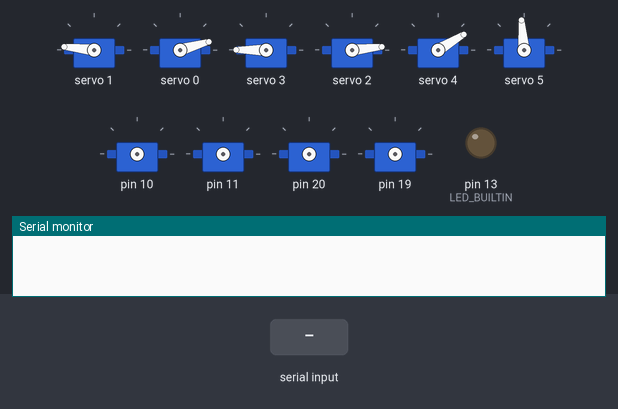
Bench run of a sketch on a simulated Arduino Uno, built with avr-gcc and run on an emulated ATmega328P. Parts: 10 × servo, output pins drawn as LEDs (lit = HIGH), the last lines printed to the serial monitor. Dashed ring = blinking. The test bench sets the inputs (shaded band).

Above: at 2.7 s.
2.8 s: "GR" received over Serial
At 4.3 s:
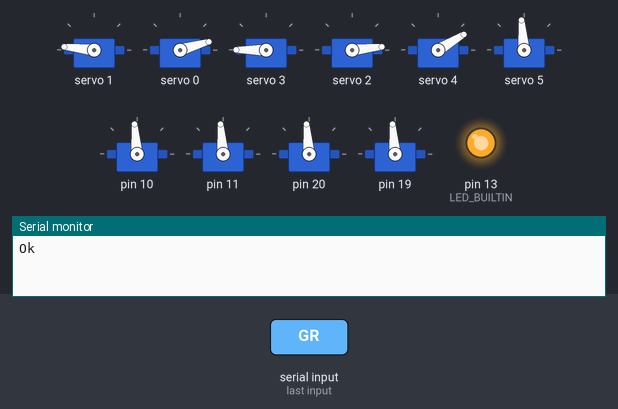
5.8 s: "SC,,45\n" received over Serial
At 6.8 s:
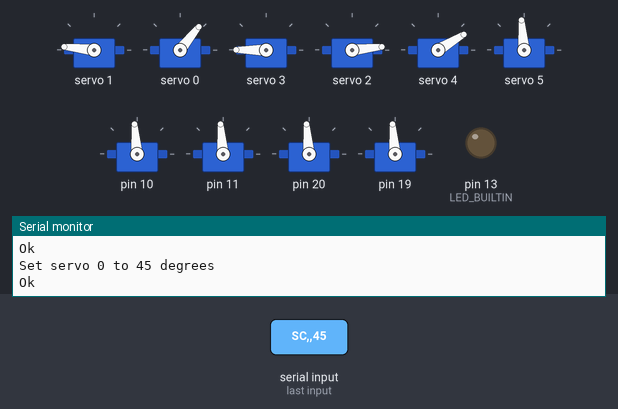
8.8 s: "PA" received over Serial
At 10.8 s:
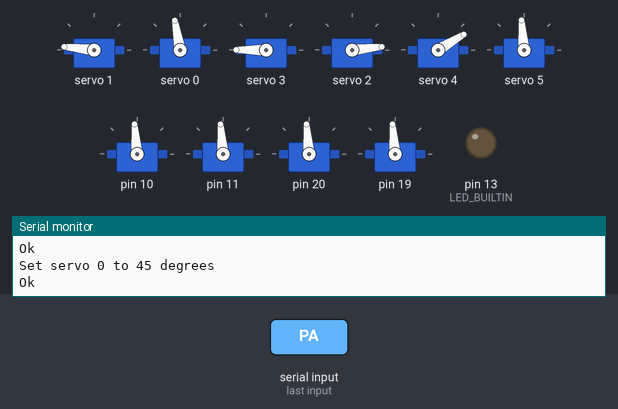
11.8 s: "PD" received over Serial
At 13.2 s:
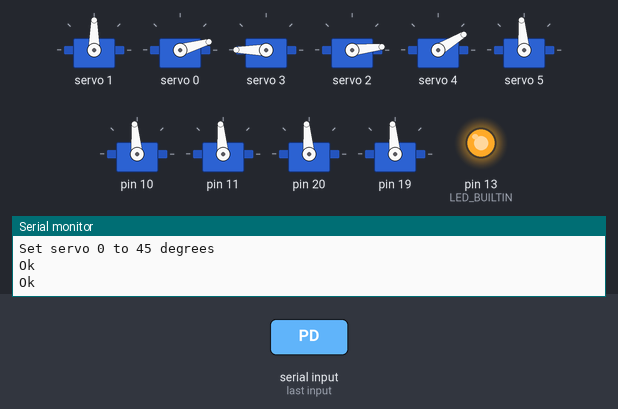
14.8 s: "CE" received over Serial
At 16.0 s:
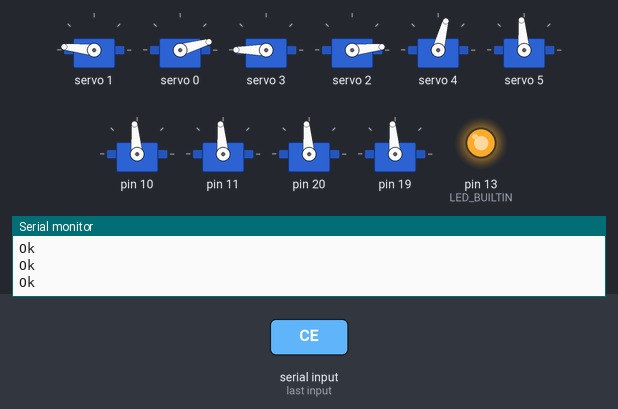
17.8 s: "DA" received over Serial
At 20.2 s:
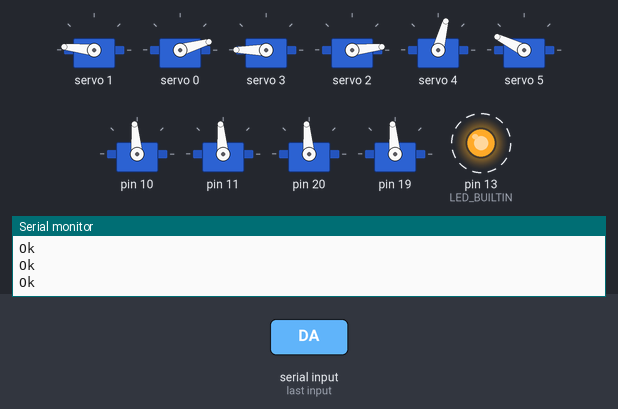
Timing chart, 0 to 21.8 s (numbered marks = the images above; inputs shaded):
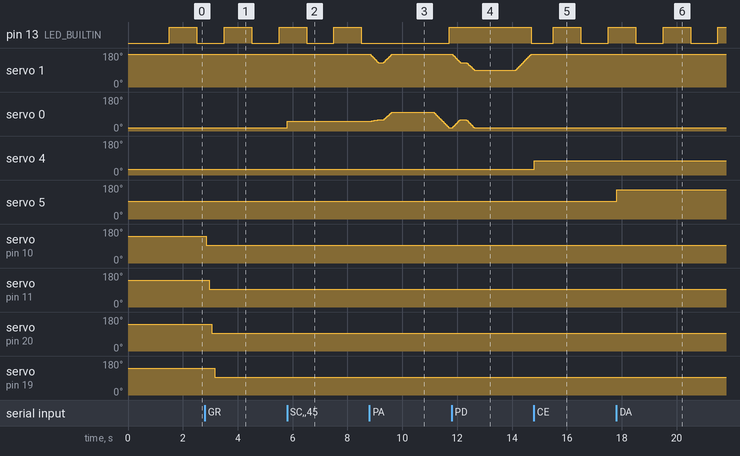

The sketch:

Pico_Code.ino
```cpp
#include <Servo.h>
#include "myServo.h"
#include "Motor.h"
#include <Adafruit_PWMServoDriver.h>
#include "ArmGrip.h"

// --------------------------- Motor Vars ---------------------------

const int enc1A = 2;
const int enc1B = 3;
const int enc2A = 12;
const int enc2B = 13;
const int enc3A = 21;
const int enc3B = 22;
const int enc4A = 14;
const int enc4B = 15;

Motor motors[4] = {
    Motor(10, enc1A, enc1B),
    Motor(11, enc2A, enc2B),
    Motor(20, enc3A, enc3B),
    Motor(19, enc4A, enc4B)
};

int value;
int startMotorSpeed = 1520; // Default speed for just launched code
int values[4] = {startMotorSpeed,startMotorSpeed,startMotorSpeed,startMotorSpeed};


// --------------------------- Arm Vars ---------------------------

const int leftHandServo = 0; // Channel 0 for the left hand servo
const int rightHandServo = 1; // Channel 1 for the right hand servo
const int leftArmServo = 2; // Channel 2 for the left arm servo
const int rightArmServo = 3; // Channel 3 for the right arm servo

// Create the PCA9685 object
Adafruit_PWMServoDriver pwm = Adafruit_PWMServoDriver();

// Create the ArmGrip object with specified channels for servos
ArmGrip Grip(pwm, rightHandServo, leftHandServo, rightArmServo, leftArmServo);


// ----------------------- Other Servo Vars -----------------------
const int camServoChannel = 4; // Channel 4 for the Camera Tilt Servo
const int ballStorageServoChannel = 5; // Channel 5 for the Ball Storage Servo

myServo camServo(camServoChannel, pwm, true, false);
myServo ballStorageServo(ballStorageServoChannel, pwm, false, true);


// --------------------------- LED Vars ---------------------------
unsigned long ledT0;  // control sampling rate (period ini)
unsigned long ledT1;  // control sampling rate (period end)
long ledTimeInterval = 1000;  // 1s blinks

bool ledState = true;


// --------------------------- Time Vars ---------------------------
unsigned long t0;  // control sampling rate (period ini)
unsigned long t1;  // control sampling rate (period end)
long timeInterval = 10;  // 10ms per loop = 100Hz


// ----------------------------------------------------------------
// -----------------  <<<<<<<<  Setup  >>>>>>>>  ------------------
// --------------------------- ----- ------------------------------

void setup() {
  // put your setup code here, to run once:
  Serial.begin(115200);

  /*// Get Motors Ready
  for (int i = 0; i < 4; i++) {
    motors[i].getReady();
  }*/

  // Get The Servos Ready - Correct Position
  Grip.begin();
  Grip.defaultPosition(); // Get the Grip to its default/storage Position
  camServo.lineFollowing(); // Get the Camera to point down for line following
  ballStorageServo.close(); // Close Ball Storage

  // Let the Servos Stay Free - Avoid Shaking
  delay(1000);
  Grip.freeAllServos();
  camServo.freeServo();
  ballStorageServo.freeServo();

  // LED
  pinMode(LED_BUILTIN, OUTPUT);
  digitalWrite(LED_BUILTIN, HIGH);

  ledT0 = millis();
  t0 = millis();
}


// ---------------------------------------------------------------
// -----------------  <<<<<<<<  Loop  >>>>>>>>  ------------------
// --------------------------- ----- -----------------------------

String message = "";
void loop() {
  t1 = t0 + timeInterval;


  // Read Serial Port
  message = readSerial();

  // Act According Message:
  if (message.startsWith("M(") && message.endsWith(")")) { ControlMotor(message); }  // Motor Command | M(x,x)

  else if (message == "GR") {   // Arm motors again | Get Ready
    for (int i = 0; i < 4; i++) {
      motors[i].getReady();
    }
    Serial.print("Ok\n");
  }

  else if (message == "PA") { Grip.pickAlive(); Serial.print("Ok\n"); }  // Pick Alive Victim Sequence Command | Pick Alive
  else if (message == "PD") { Grip.pickDead(); Serial.print("Ok\n"); }  // Pick Dead Victim Sequence Command | Pick Dead

  else if (message == "CL") { camServo.lineFollowing(); Serial.print("Ok\n"); }  // Point Camera Down for Line Following Command | Camera Line
  else if (message == "CE") { camServo.EvacuationZone(); Serial.print("Ok\n"); }  // Point Camera Forward for Evactuation Zone Victim Rescue Command | Camera Evacuation

  else if (message == "DA") { ballStorageServo.dropAlive(); Serial.print("Ok\n"); }  // Drop Alive Victims Command | Drop Alive
  else if (message == "DD") { ballStorageServo.dropDead(); Serial.print("Ok\n"); }  // Drop Dead Victims Command | Drop Dead
  else if (message == "BC") { ballStorageServo.close(); Serial.print("Ok\n"); } // Close Ball Storage Command | Ball Close

  else if (message == "LD") { collectToFData(); Serial.print("Ok\n"); }  // Collect ToF Data from All Sensors | Laser Data
  else if (message == "LX") { collectToFDataX(); Serial.print("Ok\n"); }  // Collect ToF Data from X Sensor | Laser X - LX,X

  else if (message == "HO") { Grip.openHand(); Serial.print("Ok\n"); }  // Open Hand Command | Hand Open
  else if (message == "HC") { Grip.closeHand(); Serial.print("Ok\n"); }  // Close Hand Command | Hand Close
  else if (message == "HA") { Grip.moveAlive(); Serial.print("Ok\n"); }  // Move Hand to Alive Position Command | Hand Alive
  else if (message == "HD") { Grip.moveDead(); Serial.print("Ok\n"); }  // Move Hand to Dead Position Command | Hand Dead

  else if (message == "AD") { Grip.moveDown(); Serial.print("Ok\n"); }  // Move Arm Down Command (Catch Position) | Arm Down
  else if (message == "AU") { Grip.moveUp(); Serial.print("Ok\n"); }  // Move Arm Up Command (Storage Position) | Arm Up

  else if (message.startsWith("SC,")) { servoControlMessage(message); Serial.print("Ok\n"); } // Control Single Servo Command | servoControl

  else if (message.startsWith("SF,")) { servoFreeControl(message); Serial.print("Ok\n"); } //Free a servo | Servo Free

  else if (message == "Alive") { Serial.println("Yes Alive"); }  // Check if Pico is still alive  | Alive


  // LED Blink
  ledBlinkController(); //Blinks LED every Time Interval (ledTimeInterval = 1s)

  while (millis() <= t1) {
    delay(1);
  }
  t0 = t1;
}


// --------------------------------------------------------------
// --------------  <<<<<<<<  Functions  >>>>>>>>  ---------------
// --------------------------- ----- ----------------------------


// --------------------------------------------------------------
// Function to read the serial port
String readSerial() {
  int c;
  String str = "";

  if (Serial.available() <= 0) {
    return str;
  }

  while (1) {
    c = Serial.read();
    if (c == 0 || c == 0x0A || c == 0x0D) break;
    str = str + String(char(c));
    if (Serial.available() <= 0) {
      delay(1);
      if (Serial.available() <= 0) break;
    }
  }

  return str;
}


// --------------------------------------------------------------
// Function to control Motors | Command: ControlMotor | M(X,X)
void ControlMotor(String input) {
  // Interpret Motor Controls | Update values list with motor speeds

  input = input.substring(2, input.length() - 1);

  int commaIndex = input.indexOf(',');
  if (commaIndex != -1) {
    // Get values a and b from the string
    int a = input.substring(0, commaIndex).toInt();
    int b = input.substring(commaIndex + 1).toInt();

    // Update the list with [a, a, b, b]
    values[0] = a;
    values[1] = a;
    values[2] = b;
    values[3] = b;

  }

  // Send Motor Control
  /*Serial.print("Motors Values: ");
  for (int i = 0; i < 4; i++) {
    Serial.print(values[i]);
    if (i < 3) Serial.print(", ");
  }
  Serial.println();*/

  for (int i = 0; i < 4; i++) {
    motors[i].controlMotor(values[i]);
  }

}


// --------------------------------------------------------------
// Function to Collect Distance Measurements from ALL Time of Flights | Command: collectToFData
void collectToFData() {
  // Sill Empty
  // Pass
}


// --------------------------------------------------------------
// Function to Collect Distance Measurements from One Specific Time of Flight | Command: collectToFDataX | LX,X
void collectToFDataX() {
  // Sill Empty
  // Pass
}


// --------------------------------------------------------------
// Function to Control Single Servo | Command: ServoControl | SC,X,Angle
void servoControlMessage(String input) {
  // Parse the command for individual servo control
  int commaIndex1 = input.indexOf(',');
  int commaIndex2 = input.indexOf(',', commaIndex1 + 1);

  if (commaIndex1 != -1 && commaIndex2 != -1) {
    String servoIdStr = input.substring(commaIndex1 + 1, commaIndex2);
    String angleStr = input.substring(commaIndex2 + 1);
    int servoId = servoIdStr.toInt();
    int angle = angleStr.toInt();

    // Validate the servo angle
    if (angle >= 0 && angle <= 180) {
      Serial.print("Set servo ");
      Serial.print(servoId);
      Serial.print(" to ");
      Serial.print(angle);
      Serial.println(" degrees");
      if (servoId >= 0 && servoId <= 3) { Grip.customServoAngle(servoId, angle); } // Inside ArmGrip Class
      else if (servoId == camServoChannel) { camServo.setAngle(angle); } // Camera Servo
      else if (servoId == ballStorageServoChannel) { ballStorageServo.setAngle(angle); } // Ball Storage Servo

    } else {
      Serial.println("Invalid angle.");
    }
  } else {
    Serial.println("Invalid command format. Use SC,R,Angle");
  }
}


// --------------------------------------------------------------
// Function to Control Single Servo | Command: ServoControl | SC,X,Angle
void servoFreeControl(String input) {
  // Parse the command for individual servo control
  int commaIndex1 = input.indexOf(',');
  int commaIndex2 = input.indexOf(',', commaIndex1 + 1);

  if (commaIndex1 != -1 && commaIndex2 != -1) {
    String servoIdStr = input.substring(commaIndex1 + 1, commaIndex2);
    String situationStr = input.substring(commaIndex2 + 1);
    int servoId = servoIdStr.toInt();

    // Validate the servo angle
    if ( situationStr == "F") {
      Serial.print("Set servo ");
      Serial.print(servoId);
      Serial.println(" to Free Mode");

      if (servoId < 0) { Grip.freeAllServos(); } // -1
      else if (servoId >= 0 && servoId <= 3) { Grip.freeXServo(servoId); } // Inside ArmGrip Class
      else if (servoId == camServoChannel) { camServo.freeServo(); } // Camera Servo
      else if (servoId == ballStorageServoChannel) { ballStorageServo.freeServo(); } // Ball Storage Servo

    } else {
      Serial.println("Invalid Mode (Only Free Available).");
    }
  } else {
    Serial.println("Invalid command format. Use SC,R,Free");
  }
}

// --------------------------------------------------------------
// Function to Control Single Servo | Command: ServoControl | SC,X,Angle
void ledBlinkController() {
  ledT1 = ledT0 + ledTimeInterval;
  if (millis() >= ledT1) {
    ledState = !ledState;
    if (ledState == true) {
      digitalWrite(LED_BUILTIN, HIGH);
    }
    else {
      digitalWrite(LED_BUILTIN, LOW);
    }
    ledT0 = ledT1;
  }
}
```

ArmGrip.cpp
```cpp
#include "ArmGrip.h"

// Corrected constructor definition
ArmGrip::ArmGrip(Adafruit_PWMServoDriver& pwmDriver, int ServoChannelRH, int ServoChannelLH, int ServoChannelRA, int ServoChannelLA)
  : pwm(pwmDriver), _RightHandServo(ServoChannelRH, pwmDriver, false, false), _LeftHandServo(ServoChannelLH, pwmDriver, false, false), _RightArmServo(ServoChannelRA, pwmDriver, false, false), _LeftArmServo(ServoChannelLA, pwmDriver, false, false) {}

void ArmGrip::begin() {
  Wire.begin();
  pwm.begin();
  pwm.setPWMFreq(60);
  _RightHandServo.setDefault(_defPosRH);
  _LeftHandServo.setDefault(_defPosLH);
  _RightArmServo.setDefault(_upPosRA); // Up position should be default
  _LeftArmServo.setDefault(_upPosLA); // Up position should be default
}

void ArmGrip::info(int detail) {
  if (detail == 1) {
    // Right Hand
    Serial.print("Right Hand Servo - Channel: ");
    Serial.print(_RightHandServo.getChannel());
    Serial.print("\t Angle: ");
    Serial.print(_RightHandServo.getAngle());
    Serial.print("\t Move: ");
    Serial.println(_movRH);

    // Left Hand
    Serial.print("Left Hand Servo - Channel: ");
    Serial.print(_LeftHandServo.getChannel());
    Serial.print("\t Angle: ");
    Serial.print(_LeftHandServo.getAngle());
    Serial.print("\t Move: ");
    Serial.println(_movLH);
  }
  else if (detail == 2) {
    // Right Arm
    Serial.print("Right Arm Servo - Channel: ");
    Serial.print(_RightArmServo.getChannel());
    Serial.print("\t Angle: ");
    Serial.print(_RightArmServo.getAngle());
    Serial.print("\t Move: ");
    Serial.println(_movRA);

    // Left Arm
    Serial.print("Left Arm Servo - Channel: ");
    Serial.print(_LeftArmServo.getChannel());
    Serial.print("\t Angle: ");
    Serial.print(_LeftArmServo.getAngle());
    Serial.print("\t Move: ");
    Serial.println(_movLA);
  }
}

void ArmGrip::customServoAngle(int servoChannel, int angle) {
  if (servoChannel == _RightHandServo.getChannel()) {_RightHandServo.setAngle(angle);}
  else if (servoChannel == _LeftHandServo.getChannel()) {_LeftHandServo.setAngle(angle);}
  else if (servoChannel == _RightArmServo.getChannel()) {_RightArmServo.setAngle(angle);}
  else if (servoChannel == _LeftArmServo.getChannel()) {_LeftArmServo.setAngle(angle);}
  else {Serial.println("Wrong Servo Channel!");}
}

void ArmGrip::slowMoveHand(int targetRH, int targetLH) {
  // Get Initial Angle and Max Moving Servo
  _initRH = _RightHandServo.getAngle();
  _initLH = _LeftHandServo.getAngle();

  _movRH = targetRH - _initRH;
  _movLH = targetLH - _initLH;
  //info(1);

  _maxMov = max(abs(_movRH), abs(_movLH));

  // Move servos slowly
  for (int i = 0; i <= _maxMov; i++) {
    _RightHandServo.setAngle(_initRH + (_movRH * i) / _maxMov);
    _LeftHandServo.setAngle(_initLH + (_movLH * i) / _maxMov);
    delay(5);
  }
}

void ArmGrip::slowMoveArm(int targetRA, int targetLA) {
  // Get Initial Angle and Max Moving Servo
  _initRA = _RightArmServo.getAngle();
  _initLA = _LeftArmServo.getAngle();

  _movRA = targetRA - _initRA;
  _movLA = targetLA - _initLA;
  //info(2);

  _maxMov = max(abs(_movRA), abs(_movLA));

  // Move servos slowly
  for (int i = 0; i <= _maxMov; i++) {
    _RightArmServo.setAngle(_initRA + (_movRA * i) / _maxMov);
    _LeftArmServo.setAngle(_initLA + (_movLA * i) / _maxMov);
    delay(5);
  }
}

void ArmGrip::openHand() {
  //Serial.println("------Open Hand------");

  // Move slowly
  slowMoveHand(_defPosRH, _defPosLH);

  // Make Sure you get There
  _RightHandServo.setAngle(_defPosRH);
  _LeftHandServo.setAngle(_defPosLH);

}

void ArmGrip::closeHand() {
  //Serial.println("------Close Hand------");

  // Move slowly
  slowMoveHand(_clPosRH, _clPosLH);

  // Make Sure you get There
  _RightHandServo.setAngle(_clPosRH);
  _LeftHandServo.setAngle(_clPosLH);
}

void ArmGrip::moveAlive() {
  //Serial.println("------Move Alive------");

  // Move slowly
  slowMoveHand(_alivePosRH, _alivePosLH);

  // Make Sure you get There
  _RightHandServo.setAngle(_alivePosRH);
  _LeftHandServo.setAngle(_alivePosLH);
}

void ArmGrip::moveDead() {
  //Serial.println("------Move Dead------");

  // Move slowly
  slowMoveHand(_deadPosRH, _deadPosLH);

  // Make Sure you get There
  _RightHandServo.setAngle(_deadPosRH);
  _LeftHandServo.setAngle(_deadPosLH);
}

void ArmGrip::moveDown() {
  //Serial.println("------Move Down------");

  //info(2);

  // Move slowly
  slowMoveArm(_defPosRA, _defPosLA);

  // Make Sure you get There
  _RightArmServo.setAngle(_defPosRA);
  _LeftArmServo.setAngle(_defPosLA);
}

void ArmGrip::moveUp() {
  //Serial.println("------Move Up------");

  //info(2);

  // Move slowly
  slowMoveArm(_upPosRA, _upPosLA);

  // Make Sure you get There
  _RightArmServo.setAngle(_upPosRA);
  _LeftArmServo.setAngle(_upPosLA);
}

void ArmGrip::pickAlive() {
  //Serial.println("");
  //Serial.println("Picking Up Alive Victim \t");

  // Pick Ball in the Middle
  closeHand();
  delay(200);

  // Take Ball to the dead Side
  moveAlive();
  delay(500);

  // Go Up to the Drop Zone
  moveUp();
  delay(1000);

  // Release the Ball
  openHand();
}

void ArmGrip::pickDead() {
  //Serial.println("");
  //Serial.println("Picking Up Dead Victim \t");

  // Pick Ball in the Middle
  closeHand();
  delay(200);

  // Take Ball to the dead Side
  moveDead();
  delay(500);

  // Go Up to the Drop Zone
  moveUp();
  delay(1000);

  // Release the Ball
  openHand();
}

void ArmGrip::defaultPosition() {
  _RightHandServo.moveDefault();
  _LeftHandServo.moveDefault();
  _RightArmServo.moveDefault();
  _LeftArmServo.moveDefault();
}

void ArmGrip::freeAllServos() {
  _RightHandServo.freeServo();
  _LeftHandServo.freeServo();
  _RightArmServo.freeServo();
  _LeftArmServo.freeServo();
}

void ArmGrip::freeXServo(int servoChannel) {
  if (servoChannel == _RightHandServo.getChannel()) {_RightHandServo.freeServo();}
  else if (servoChannel == _LeftHandServo.getChannel()) {_LeftHandServo.freeServo();}
  else if (servoChannel == _RightArmServo.getChannel()) {_RightArmServo.freeServo();}
  else if (servoChannel == _LeftArmServo.getChannel()) {_LeftArmServo.freeServo();}
  else {Serial.println("Wrong Servo Channel!");}
}
```

ArmGrip.h
```cpp
#ifndef ArmGrip_h
#define ArmGrip_h

#include <Wire.h>
#include <Adafruit_PWMServoDriver.h>
#include "myServo.h"

class ArmGrip {
public:
  ArmGrip(Adafruit_PWMServoDriver& pwmDriver, int ServoChannelRH, int ServoChannelLH, int ServoChannelRA, int ServoChannelLA);
  void begin();
  void info(int detail);
  void customServoAngle(int servoChannel, int angle);
  void slowMoveHand(int targetRH, int targetLH);
  void slowMoveArm(int targetRA, int targetLA);
  void openHand();
  void closeHand();
  void moveAlive();
  void moveDead();
  void moveDown();
  void moveUp();
  void pickAlive();
  void pickDead();
  void defaultPosition();
  void freeAllServos();
  void freeXServo(int servoChannel);

private:
  Adafruit_PWMServoDriver& pwm;

  myServo _RightHandServo;
  myServo _LeftHandServo;
  myServo _RightArmServo;
  myServo _LeftArmServo;

  // Hand Vars
  int _defPosRH = 170;
  int _defPosLH = 10;
  //int _PosRH = _defPosRH;
  //int _PosLH = _defPosLH;
  int _clPosRH = 125;
  int _clPosLH = 55;
  int _alivePosRH = 170;
  int _alivePosLH = 95;
  int _deadPosRH = 85;
  int _deadPosLH = 10;

  // Arm Vars
  int _defPosRA = 5;
  int _defPosLA = 180;
  int _upPosRA = 180;
  int _upPosLA = 0;

  // Efficiency Vars
  int _movRH;
  int _movLH;
  int _movRA;
  int _movLA;
  int _maxMov;
  int _initRH;
  int _initLH;
  int _initRA;
  int _initLA;
};

#endif
```

Source omitted: Motor.cpp (1706 bytes), Motor.h (924 bytes), myServo.cpp (1555 bytes), myServo.h (927 bytes)

Measured:
- after the input at 2.8 s, servo on pin 10: 141° → 95° after 0.06 s; servo on pin 11: 141° → 95° after 0.16 s; servo on pin 20: 141° → 95° after 0.26 s; servo on pin 19: 141° → 95° after 0.36 s
- after the input at 5.8 s, servo 0: 16° → 51° at once
- after the input at 8.8 s, servo 0: rises from 51° to 100° in 0.75 s, then falls to 16° in 2.1 s
- after the input at 11.8 s, servo 0: rises from 16° to 60° in 0.29 s, then falls to 16° in 0.51 s
- after the input at 14.8 s, servo 4: 31° → 75° at once
- after the input at 17.8 s, servo 5: 95° → 154° at once
- by itself, pin 13 (LED_BUILTIN): alternates HIGH for 1.0 s and LOW for 1.0 s
